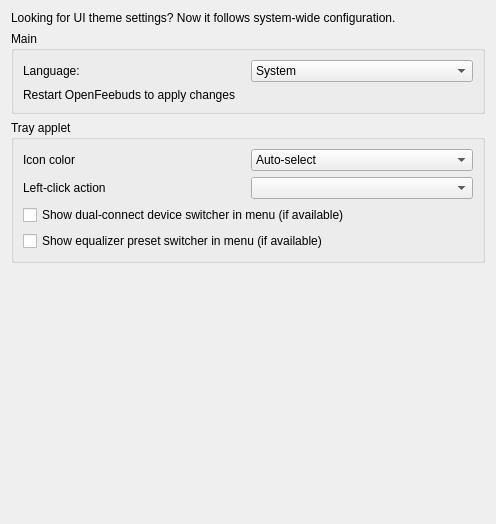
<?xml version="1.0" encoding="UTF-8"?>
<ui version="4.0">
 <class>OfbQtUiSettingsModule</class>
 <widget class="QWidget" name="OfbQtUiSettingsModule">
  <property name="geometry">
   <rect>
    <x>0</x>
    <y>0</y>
    <width>496</width>
    <height>524</height>
   </rect>
  </property>
  <property name="windowTitle">
   <string>UI Settings</string>
  </property>
  <layout class="QVBoxLayout" name="verticalLayout">
   <item>
    <widget class="QLabel" name="label_5">
     <property name="text">
      <string>Looking for UI theme settings? Now it follows system-wide configuration.</string>
     </property>
    </widget>
   </item>
   <item>
    <widget class="QGroupBox" name="groupBox">
     <property name="title">
      <string>Main</string>
     </property>
     <layout class="QGridLayout" name="gridLayout">
      <item row="1" column="0" colspan="2">
       <widget class="QLabel" name="label_2">
        <property name="text">
         <string>Restart OpenFeebuds to apply changes</string>
        </property>
       </widget>
      </item>
      <item row="0" column="0">
       <widget class="QLabel" name="label">
        <property name="text">
         <string>Language:</string>
        </property>
       </widget>
      </item>
      <item row="0" column="1">
       <widget class="QComboBox" name="language_picker">
        <item>
         <property name="text">
          <string>System</string>
         </property>
        </item>
       </widget>
      </item>
     </layout>
    </widget>
   </item>
   <item>
    <widget class="QGroupBox" name="groupBox_2">
     <property name="title">
      <string>Tray applet</string>
     </property>
     <layout class="QGridLayout" name="gridLayout_2">
      <item row="0" column="0">
       <widget class="QLabel" name="label_3">
        <property name="text">
         <string>Icon color</string>
        </property>
       </widget>
      </item>
      <item row="0" column="1">
       <widget class="QComboBox" name="tray_icon_picker">
        <item>
         <property name="text">
          <string>Auto-select</string>
         </property>
        </item>
        <item>
         <property name="text">
          <string>Light</string>
         </property>
        </item>
        <item>
         <property name="text">
          <string>Dark</string>
         </property>
        </item>
       </widget>
      </item>
      <item row="1" column="0">
       <widget class="QLabel" name="label_4">
        <property name="text">
         <string>Left-click action</string>
        </property>
       </widget>
      </item>
      <item row="1" column="1">
       <widget class="QComboBox" name="tray_shortcut_picker"/>
      </item>
      <item row="2" column="0" colspan="2">
       <widget class="QCheckBox" name="tray_dc_toggle">
        <property name="text">
         <string>Show dual-connect device switcher in menu (if available)</string>
        </property>
       </widget>
      </item>
      <item row="3" column="0" colspan="2">
       <widget class="QCheckBox" name="tray_eq_toggle">
        <property name="text">
         <string>Show equalizer preset switcher in menu (if available)</string>
        </property>
       </widget>
      </item>
     </layout>
    </widget>
   </item>
   <item>
    <spacer name="verticalSpacer">
     <property name="orientation">
      <enum>Qt::Vertical</enum>
     </property>
     <property name="sizeHint" stdset="0">
      <size>
       <width>20</width>
       <height>40</height>
      </size>
     </property>
    </spacer>
   </item>
  </layout>
 </widget>
 <resources/>
 <connections>
  <connection>
   <sender>language_picker</sender>
   <signal>currentIndexChanged(int)</signal>
   <receiver>OfbQtUiSettingsModule</receiver>
   <slot>on_language_choose(int)</slot>
   <hints>
    <hint type="sourcelabel">
     <x>362</x>
     <y>76</y>
    </hint>
    <hint type="destinationlabel">
     <x>247</x>
     <y>261</y>
    </hint>
   </hints>
  </connection>
  <connection>
   <sender>tray_dc_toggle</sender>
   <signal>toggled(bool)</signal>
   <receiver>OfbQtUiSettingsModule</receiver>
   <slot>on_tray_dc_toggle(bool)</slot>
   <hints>
    <hint type="sourcelabel">
     <x>247</x>
     <y>235</y>
    </hint>
    <hint type="destinationlabel">
     <x>247</x>
     <y>261</y>
    </hint>
   </hints>
  </connection>
  <connection>
   <sender>tray_eq_toggle</sender>
   <signal>toggled(bool)</signal>
   <receiver>OfbQtUiSettingsModule</receiver>
   <slot>on_tray_eq_toggle(bool)</slot>
   <hints>
    <hint type="sourcelabel">
     <x>247</x>
     <y>264</y>
    </hint>
    <hint type="destinationlabel">
     <x>247</x>
     <y>261</y>
    </hint>
   </hints>
  </connection>
  <connection>
   <sender>tray_shortcut_picker</sender>
   <signal>currentIndexChanged(int)</signal>
   <receiver>OfbQtUiSettingsModule</receiver>
   <slot>on_tray_shortcut_choose(int)</slot>
   <hints>
    <hint type="sourcelabel">
     <x>362</x>
     <y>205</y>
    </hint>
    <hint type="destinationlabel">
     <x>247</x>
     <y>261</y>
    </hint>
   </hints>
  </connection>
  <connection>
   <sender>tray_icon_picker</sender>
   <signal>currentIndexChanged(int)</signal>
   <receiver>OfbQtUiSettingsModule</receiver>
   <slot>on_tray_color_choose(int)</slot>
   <hints>
    <hint type="sourcelabel">
     <x>362</x>
     <y>174</y>
    </hint>
    <hint type="destinationlabel">
     <x>247</x>
     <y>261</y>
    </hint>
   </hints>
  </connection>
 </connections>
 <slots>
  <slot>on_tray_eq_toggle(bool)</slot>
  <slot>on_tray_dc_toggle(bool)</slot>
  <slot>on_language_choose(int)</slot>
  <slot>on_tray_color_choose(int)</slot>
  <slot>on_tray_shortcut_choose(int)</slot>
 </slots>
</ui>
